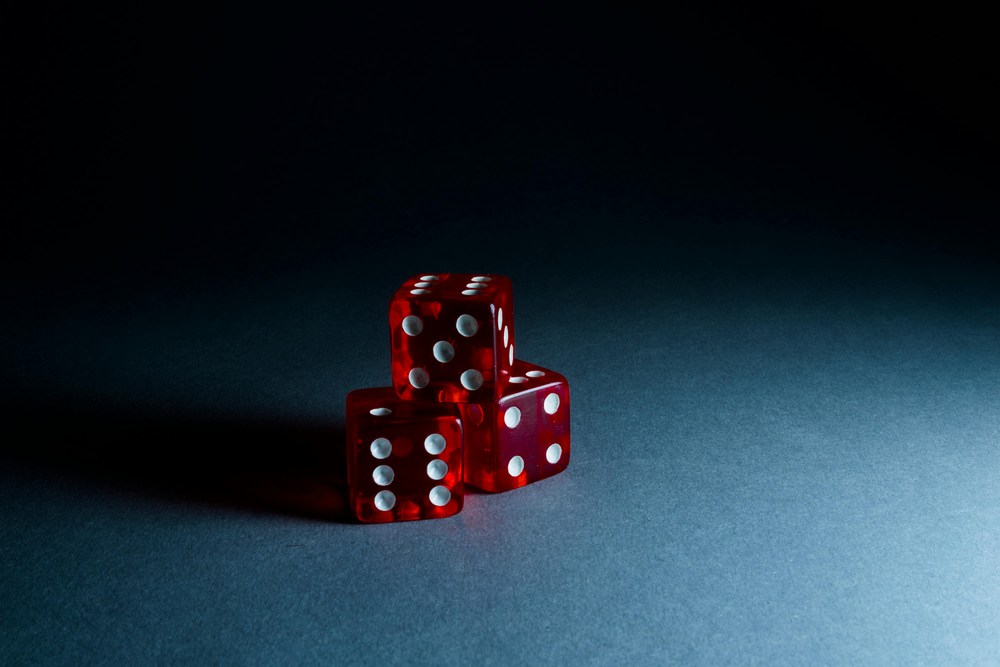
#> input picture essay/photo.png, 1000 x 667 px, shrunk from 6000 x 4000 before the run
$ python main.py
#> lines starting #> are read from the running program, lines starting #| are printed output that depends on the picture; after the words box and inside, x2 and y2 are one past the last pixel; in counts of white or black regions, pixels touching at a corner belong together
import cv2
import numpy as np
import matplotlib.pyplot as plt

# Function to detect and highlight red objects in an image
def detect_red_color(image_path):
    # Load the image
#> called with image_path = 'photo.png'
    image = cv2.imread(image_path)
#> image is the input picture: shape (667, 1000, 3); mean B, G, R 54.8, 43.9, 29.6

    # Convert the image to the HSV color space
    hsv = cv2.cvtColor(image, cv2.COLOR_BGR2HSV)
#> hsv: shape (667, 1000, 3); mean H, S, V 96.1, 201.7, 58.2

    # Define the range for detecting the color red in HSV space
    lower_red = np.array([0, 120, 70])
    upper_red = np.array([10, 255, 255])

    # Create a mask to detect red color
    mask1 = cv2.inRange(hsv, lower_red, upper_red)
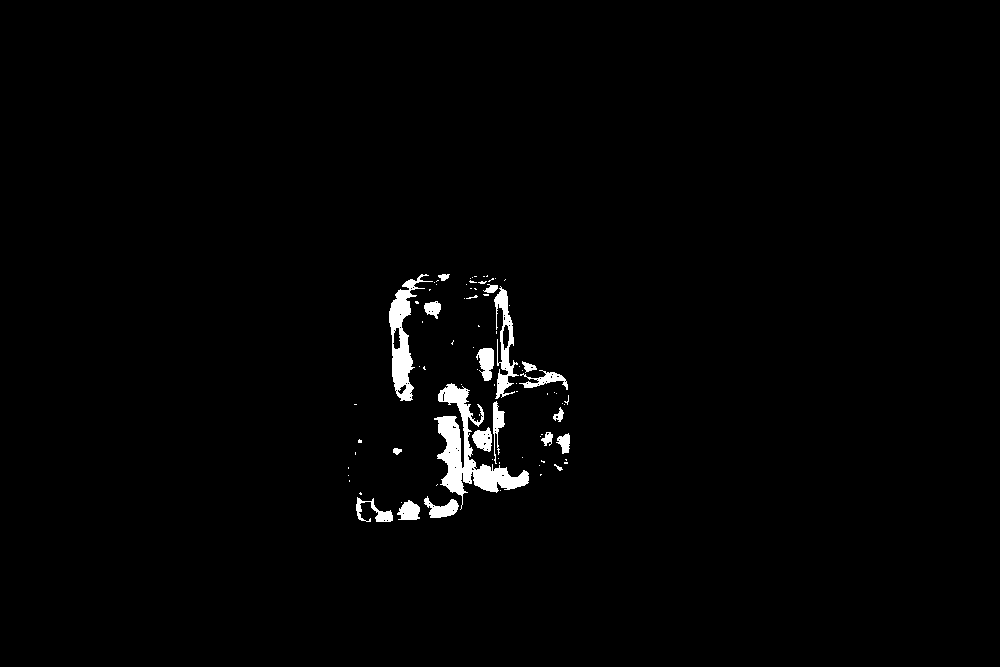
#> mask1: shape (667, 1000); 1.5% white; 83 white regions (64 under 20 px), largest, box (x1, y1, x2, y2) and area: (434, 383, 529, 510) 3551, (389, 274, 433, 401) 1860, (494, 286, 519, 399) 1056

    # Define the second range for detecting red color (in case of red being in the other half of the HSV space)
    lower_red = np.array([170, 120, 70])
    upper_red = np.array([180, 255, 255])

    mask2 = cv2.inRange(hsv, lower_red, upper_red)
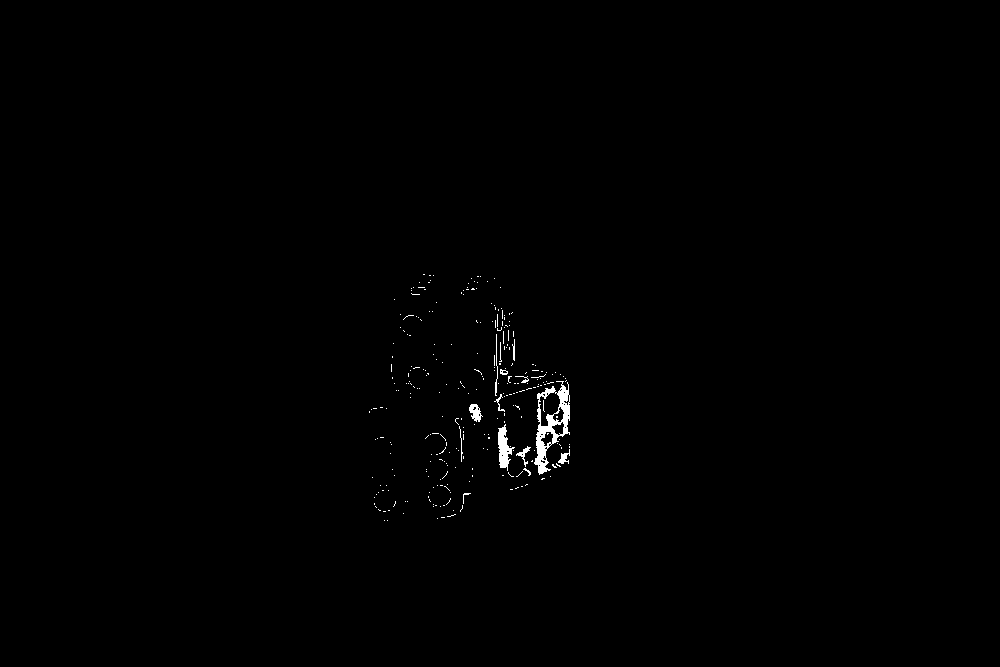
#> mask2: shape (667, 1000); 0.44% white; 286 white regions (272 under 20 px), largest, box (x1, y1, x2, y2) and area: (534, 381, 570, 475) 1211, (498, 424, 515, 471) 389, (469, 404, 483, 422) 145

    # Combine the two masks to capture the entire red range
    red_mask = cv2.bitwise_or(mask1, mask2)
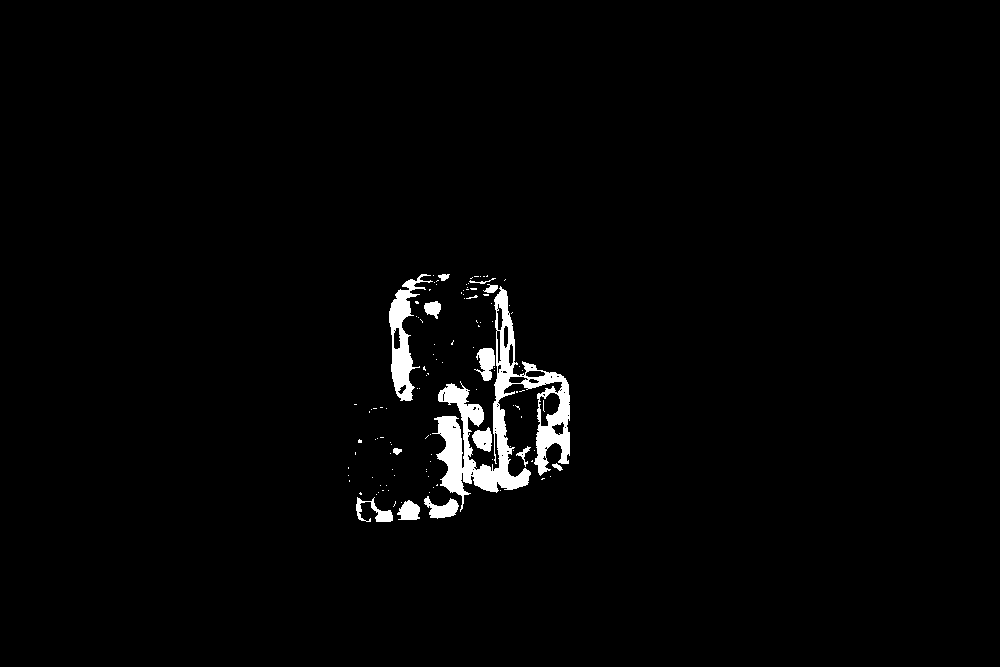
#> red_mask: shape (667, 1000); 1.9% white; 116 white regions (102 under 20 px), largest, box (x1, y1, x2, y2) and area: (432, 286, 570, 512) 8301, (389, 274, 433, 401) 1947, (424, 496, 459, 519) 434

    # Apply the mask to the original image to highlight the red areas
    red_detected = cv2.bitwise_and(image, image, mask=red_mask)
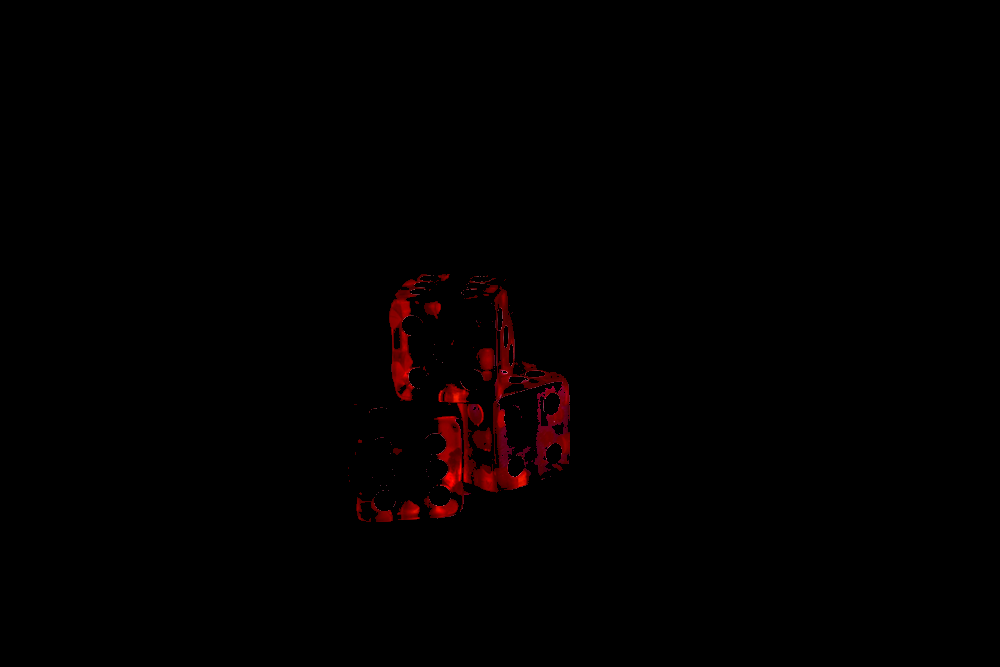
#> red_detected: shape (667, 1000, 3); mean B, G, R 0.1, 0, 2.1

    # Count the number of red pixels (this will give us an idea of the area covered by red)
    red_area = np.sum(red_mask) / 255  # Divide by 255 to get the count of white pixels (red pixels in mask)
#> red_area = 12953

    # Display the results
    plt.figure(figsize=(10, 8))

    # Show original image
    plt.subplot(1, 2, 1)
    plt.imshow(cv2.cvtColor(image, cv2.COLOR_BGR2RGB))
    plt.title('Original Image')
    plt.axis('off')

    # Show the red-detected image
    plt.subplot(1, 2, 2)
    plt.imshow(cv2.cvtColor(red_detected, cv2.COLOR_BGR2RGB))
    plt.title('Red Color Detection')
    plt.axis('off')

    # Print the area of the detected red region (in terms of number of red pixels)
    print(f"Total Red Area (in pixels): {red_area}")
#| Total Red Area (in pixels): 12953.0

    # Show the plots
    plt.tight_layout()
    plt.show()
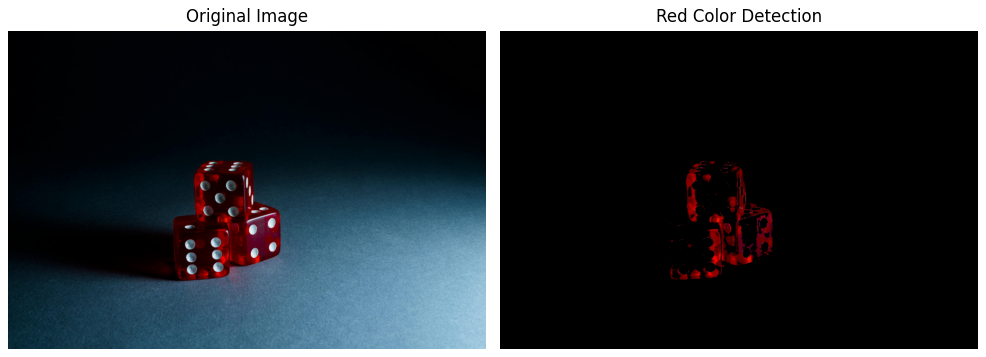
#> figure drawn by matplotlib, 2 panels

# Run the function on the provided image
image_path = 'photo.png'  # Replace this with the path to your image file
detect_red_color(image_path)
